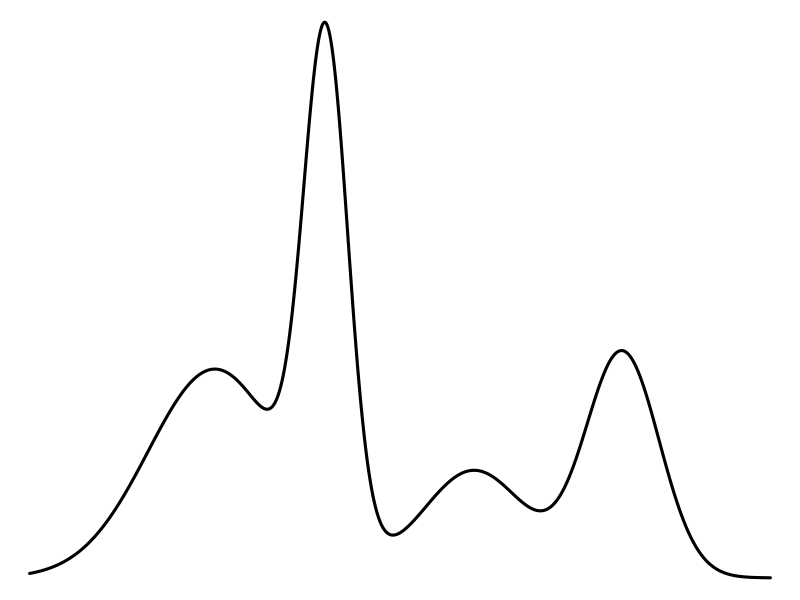
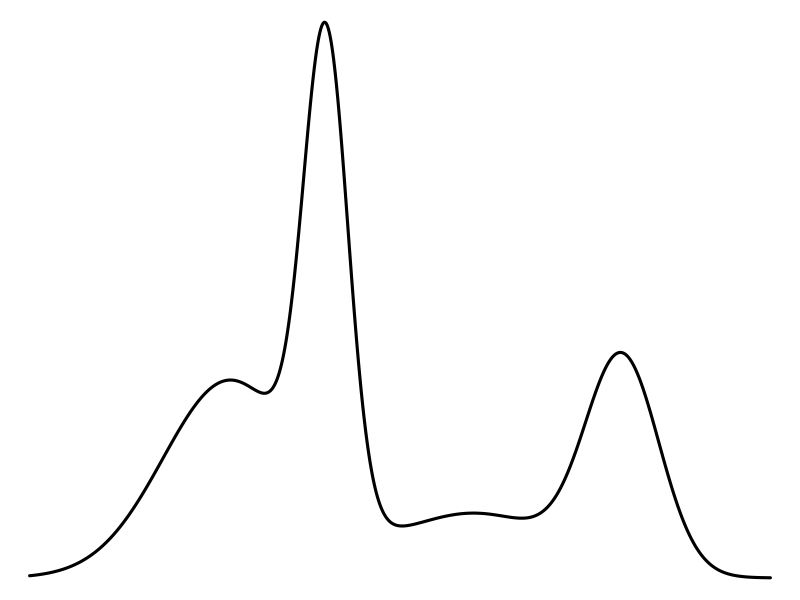
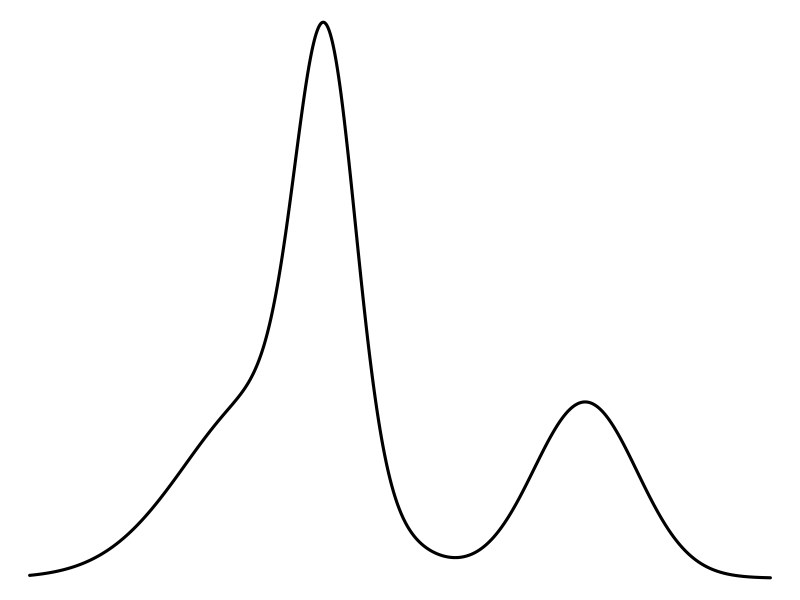
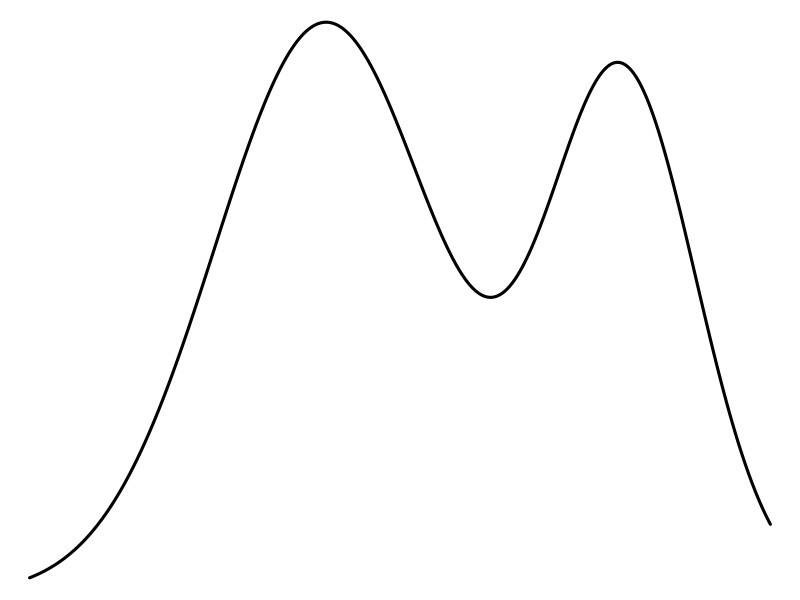
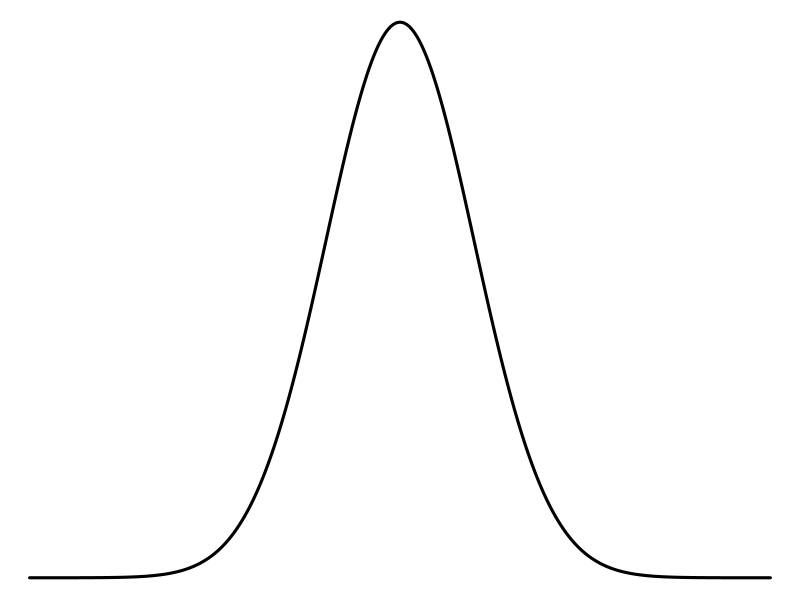

R code for these plots, in order:

dmix <- function(x, w, m, s) {
  w <- w/sum(w)
  out <- rep(0, length(x))
  for (i in seq_along(w)) {
    out <- out + w[i] * dnorm(x, m[i], s[i])
  }

  return(out)
}

par(oma=c(0,0,0,0), mar=c(0,0,0,0), mfrow=c(1, 1))

curve(
  dmix(x=x,c(5, 4, 2, 3), c(-2.5, -1, 1, 3), c(0.9, 0.3, 0.7, 0.5)),
  from=-5, to=5, n=1000, lwd=3,
  axes=FALSE, xlab="", ylab="")

curve(
  dmix(x=x,c(5, 4, 2, 3), c(-2.3, -1, 1, 3), c(0.9, 0.3, 1.1, 0.5)),
  from=-5, to=5, n=1000, lwd=3,
  axes=FALSE, xlab="", ylab="")

curve(
  dmix(x=x,c(5, 4, 3), c(-1.8, -1, 2.5), c(1.1, 0.4, 0.7)),
  from=-5, to=5, n=1000, lwd=3,
  axes=FALSE, xlab="", ylab="")

curve(
  dmix(x=x,c(5, 3), c(-1, 3), c(1.5, 1)),
  from=-5, to=5, n=1000, lwd=3,
  axes=FALSE, xlab="", ylab="")

curve(
  dmix(x=x,1, 0, 1),
  from=-5, to=5, n=1000, lwd=3,
  axes=FALSE, xlab="", ylab="")

